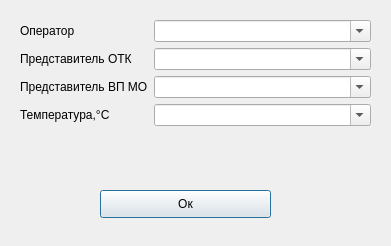
<?xml version="1.0" encoding="UTF-8"?>
<ui version="4.0">
 <class>DialogTemper</class>
 <widget class="QDialog" name="DialogTemper">
  <property name="geometry">
   <rect>
    <x>0</x>
    <y>0</y>
    <width>391</width>
    <height>246</height>
   </rect>
  </property>
  <property name="windowTitle">
   <string>КТА ЭБМК-1</string>
  </property>
  <widget class="QPushButton" name="pushButton">
   <property name="geometry">
    <rect>
     <x>100</x>
     <y>190</y>
     <width>171</width>
     <height>28</height>
    </rect>
   </property>
   <property name="text">
    <string>Ок</string>
   </property>
  </widget>
  <widget class="QWidget" name="layoutWidget">
   <property name="geometry">
    <rect>
     <x>20</x>
     <y>20</y>
     <width>351</width>
     <height>151</height>
    </rect>
   </property>
   <layout class="QFormLayout" name="formLayout">
    <item row="0" column="0">
     <widget class="QLabel" name="label">
      <property name="text">
       <string>Оператор</string>
      </property>
     </widget>
    </item>
    <item row="0" column="1">
     <widget class="QComboBox" name="comboBox_operator">
      <property name="styleSheet">
       <string notr="true"/>
      </property>
      <property name="editable">
       <bool>true</bool>
      </property>
     </widget>
    </item>
    <item row="1" column="0">
     <widget class="QLabel" name="label_2">
      <property name="text">
       <string>Представитель ОТК</string>
      </property>
     </widget>
    </item>
    <item row="1" column="1">
     <widget class="QComboBox" name="comboBox_otk">
      <property name="editable">
       <bool>true</bool>
      </property>
     </widget>
    </item>
    <item row="2" column="0">
     <widget class="QLabel" name="label_3">
      <property name="text">
       <string>Представитель ВП МО</string>
      </property>
     </widget>
    </item>
    <item row="2" column="1">
     <widget class="QComboBox" name="comboBox_vp_mo">
      <property name="editable">
       <bool>true</bool>
      </property>
     </widget>
    </item>
    <item row="3" column="0">
     <widget class="QLabel" name="label_4">
      <property name="text">
       <string>Температура,°С</string>
      </property>
     </widget>
    </item>
    <item row="3" column="1">
     <widget class="QComboBox" name="comboBox_temper">
      <property name="editable">
       <bool>true</bool>
      </property>
     </widget>
    </item>
   </layout>
  </widget>
 </widget>
 <resources/>
 <connections/>
</ui>
